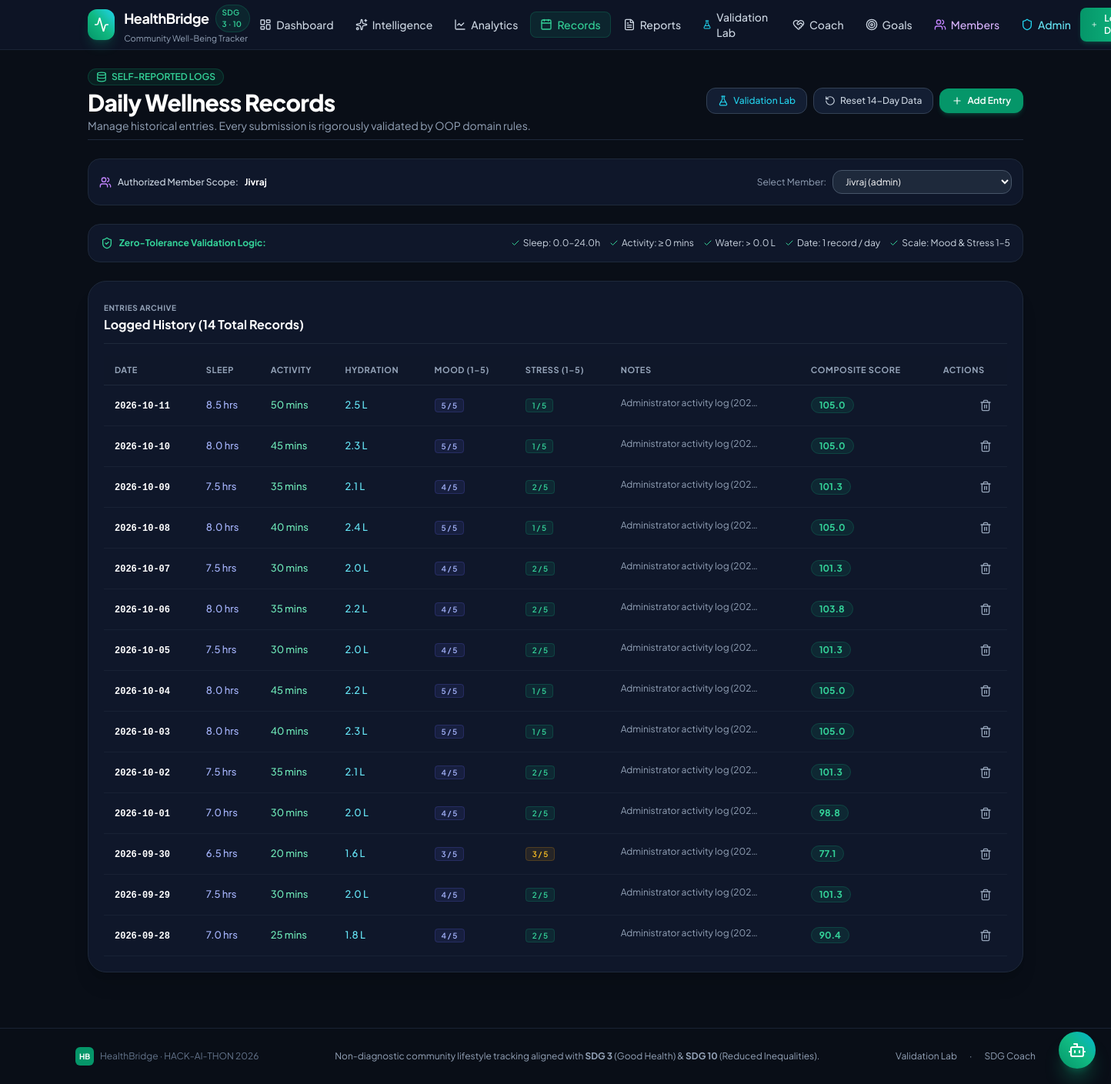
/records (signed in), run on the app's committed database.
### tables this page shows
CREATE TABLE users (
    id INTEGER PRIMARY KEY AUTOINCREMENT,
    user_id TEXT NOT NULL UNIQUE,
    full_name TEXT NOT NULL,
    email TEXT NOT NULL UNIQUE,
    password_hash TEXT NOT NULL,
    role TEXT NOT NULL DEFAULT 'normal_user' CHECK(role IN ('member', 'normal_user', 'manager', 'community_worker', 'admin', 'demo')),
    theme TEXT NOT NULL DEFAULT 'light' CHECK(theme IN ('light', 'dark')),
    bio TEXT DEFAULT '',
    sleep_target REAL NOT NULL DEFAULT 8.0,
    activity_target INTEGER NOT NULL DEFAULT 30,
    water_target REAL NOT NULL DEFAULT 2.0,
    weight_sleep REAL NOT NULL DEFAULT 0.40,
    weight_activity REAL NOT NULL DEFAULT 0.35,
    weight_water REAL NOT NULL DEFAULT 0.25,
    created_at TEXT NOT NULL DEFAULT CURRENT_TIMESTAMP
);

CREATE TABLE wellness_records (
    id INTEGER PRIMARY KEY AUTOINCREMENT,
    user_id INTEGER NOT NULL,
    record_date TEXT NOT NULL,
    sleep_hours REAL NOT NULL,
    activity_minutes INTEGER NOT NULL,
    water_litres REAL NOT NULL,
    mood_rating INTEGER,
    stress_level INTEGER,
    notes TEXT,
    created_at TEXT NOT NULL DEFAULT CURRENT_TIMESTAMP,
    FOREIGN KEY(user_id) REFERENCES users(id) ON DELETE CASCADE,
    UNIQUE(user_id, record_date)
);

### app.py (the view)
@app.route("/records")
@login_required
def records():
    member_id_raw = request.args.get("member_id")
    target_id = g.user["id"]
    if member_id_raw and member_id_raw.isdigit():
        req_id = int(member_id_raw)
        if not can_manage_user(g.user, req_id):
            return render_template("403.html", message="You do not have permission to view this user's private records."), 403
        target_id = req_id
    conn = get_db()
    target_user = conn.execute("SELECT * FROM users WHERE id = ?", (target_id,)).fetchone()
    if not target_user:
        conn.close()
        flash("Requested member does not exist.", "error")
        return redirect(url_for("records"))
    record_rows = conn.execute(
        """
        SELECT * FROM wellness_records
        WHERE user_id = ?
        ORDER BY record_date DESC
        """,
        (target_id,),
    ).fetchall()
    oop_user, scoring_config = load_user_oop(conn, target_id)
    managed_members = []
    if g.user["role"] == "admin":
        managed_members = conn.execute("SELECT * FROM users ORDER BY full_name ASC").fetchall()
    elif g.user["role"] in ("manager", "community_worker"):
        managed_members = conn.execute(
            "SELECT * FROM users WHERE role IN ('normal_user', 'member', 'demo') OR id = ? ORDER BY full_name ASC",
            (g.user["id"],),
        ).fetchall()
    conn.close()
    from analysis.scoring import WellnessScorer
    scorer = WellnessScorer(scoring_config)
    score_map = {r.date: scorer.score(r) for r in oop_user.records}
    return render_template(
        "records.html",
        records=record_rows,
        score_map=score_map,
        target_user=target_user,
        managed_members=managed_members,
        is_managing_other=(target_id != g.user["id"]),
    )

### templates/records.html (shortened to what this page needs)
{% extends 'base.html' %}
{% block content %}
<div class="space-y-6">
  <div class="flex flex-col sm:flex-row sm:items-center justify-between gap-4 pb-2 border-b border-slate-800">
    <div>
      <div class="inline-flex items-center gap-1.5 px-2.5 py-0.5 rounded-full bg-brand-500/10 text-brand-400 border border-brand-500/20 text-xs font-semibold mb-1">
        <i data-lucide="database" class="w-3.5 h-3.5"></i>
        <span>SELF-REPORTED LOGS</span>
      </div>
      <h1 class="text-2xl sm:text-3xl font-extrabold text-white tracking-tight">
        Daily Wellness Records
      </h1>
      <p class="text-xs sm:text-sm text-slate-400 mt-0.5">
        Manage historical entries. Every submission is rigorously validated by OOP domain rules.
      </p>
    </div>
    <div class="flex flex-wrap items-center gap-2">
      <a href="{{ url_for('validation_lab') }}" class="px-3.5 py-2 rounded-xl bg-surface-800 hover:bg-surface-700 border border-slate-700 text-xs text-accent-400 font-medium flex items-center gap-1.5 transition">
        <i data-lucide="flask-conical" class="w-3.5 h-3.5"></i>
        <span>Validation Lab</span>
      </a>
      <form method="post" action="{{ url_for('seed_demo_records') }}" class="inline" onsubmit="return confirm('Reset and restore 14-day sample records?');">
        <button type="submit" class="px-3.5 py-2 rounded-xl bg-surface-800 hover:bg-surface-700 border border-slate-700 text-xs text-slate-300 hover:text-white font-medium flex items-center gap-1.5 transition">
          <i data-lucide="rotate-ccw" class="w-3.5 h-3.5"></i>
          <span>Reset 14-Day Data</span>
        </button>
      </form>
      <button data-modal-open="addRecordModal" class="px-4 py-2 rounded-xl bg-brand-600 hover:bg-brand-500 text-white text-xs font-semibold shadow-md shadow-brand-500/20 flex items-center gap-1.5 transition">
        <i data-lucide="plus" class="w-3.5 h-3.5"></i>
        <span>Add Entry</span>
      </button>
    </div>
  </div>
  {% if managed_members and managed_members|length > 1 %}
  <div class="p-3.5 rounded-2xl bg-surface-850 border border-slate-800 flex flex-col sm:flex-row sm:items-center justify-between gap-3 text-xs">
    <div class="flex items-center gap-2 text-slate-300 font-medium">
      <i data-lucide="users" class="w-4 h-4 text-purple-400"></i>
      <span>Authorized Member Scope:</span>
      <span class="text-white font-bold">{{ target_user.full_name if target_user else g.user.full_name }}</span>
    </div>
    <form method="get" action="{{ url_for('records') }}" class="flex items-center gap-2">
      <label class="text-slate-400 text-xs">Select Member:</label>
      <select name="member_id" onchange="this.form.submit()" class="bg-surface-700 border border-slate-600 rounded-xl px-3 py-1.5 text-xs text-white focus:outline-none focus:border-brand-500">
        {% for mm in managed_members %}
          <option value="{{ mm.id }}" {% if target_user and target_user.id == mm.id %}selected{% endif %}>
            {{ mm.full_name }} ({{ mm.role }})
          </option>
        {% endfor %}
      </select>
    </form>
  </div>
  {% endif %}
  <div class="p-4 rounded-2xl bg-surface-850 border border-slate-800 flex flex-col md:flex-row md:items-center justify-between gap-3 text-xs">
    <div class="flex items-center gap-2 text-brand-400 font-bold">
      <i data-lucide="shield-check" class="w-4 h-4"></i>
      <span>Zero-Tolerance Validation Logic:</span>
    </div>
    <div class="flex flex-wrap items-center gap-3 text-slate-300">
      <span class="flex items-center gap-1"><i data-lucide="check" class="w-3 h-3 text-emerald-400"></i> Sleep: 0.0–24.0h</span>
      <span class="flex items-center gap-1"><i data-lucide="check" class="w-3 h-3 text-emerald-400"></i> Activity: &ge; 0 mins</span>
      <span class="flex items-center gap-1"><i data-lucide="check" class="w-3 h-3 text-emerald-400"></i> Water: &gt; 0.0 L</span>
      <span class="flex items-center gap-1"><i data-lucide="check" class="w-3 h-3 text-emerald-400"></i> Date: 1 record / day</span>
      <span class="flex items-center gap-1"><i data-lucide="check" class="w-3 h-3 text-emerald-400"></i> Scale: Mood &amp; Stress 1–5</span>
    </div>
  </div>
  <div class="bg-surface-850 border border-slate-800 rounded-3xl p-5 shadow-xl">
    <div class="flex items-center justify-between pb-3 border-b border-slate-800 mb-4">
      <div>
        <span class="text-[10px] uppercase font-bold text-slate-400 tracking-wider">Entries Archive</span>
        <h2 class="text-base font-bold text-white">Logged History ({{ records|length }} Total Records)</h2>
      </div>
    </div>
    {% if records %}
    <div class="overflow-x-auto">
      <table class="custom-table">
        <thead>
          <tr>
            <th>Date</th>
            <th>Sleep</th>
            <th>Activity</th>
            <th>Hydration</th>
            <th>Mood (1–5)</th>
            <th>Stress (1–5)</th>
            <th>Notes</th>
            <th>Composite Score</th>
            <th class="text-right">Actions</th>
          </tr>
        </thead>
        <tbody>
          {% for r in records %}
          <tr>
            <td>
              <strong class="font-mono text-xs text-white">{{ r.record_date }}</strong>
            </td>
            <td>
              <span class="text-indigo-300 font-medium">{{ '%.1f'|format(r.sleep_hours) }} hrs</span>
            </td>
            <td>
              <span class="text-emerald-300 font-medium">{{ r.activity_minutes }} mins</span>
            </td>
            <td>
              <span class="text-cyan-300 font-medium">{{ '%.1f'|format(r.water_litres) }} L</span>
            </td>
            <td>
              {% if r.mood_rating %}
                <span class="px-2 py-0.5 rounded text-[10px] font-semibold bg-indigo-500/10 text-indigo-300 border border-indigo-500/20">
                  {{ r.mood_rating }} / 5
                </span>
              {% else %}—{% endif %}
            </td>
            <td>
              {% if r.stress_level %}
                <span class="px-2 py-0.5 rounded text-[10px] font-semibold {% if r.stress_level <= 2 %}bg-emerald-500/10 text-emerald-400 border border-emerald-500/20{% elif r.stress_level == 3 %}bg-amber-500/10 text-amber-400 border border-amber-500/20{% else %}bg-rose-500/10 text-rose-400 border border-rose-500/20{% endif %}">
                  {{ r.stress_level }} / 5
                </span>
              {% else %}—{% endif %}
            </td>
            <td>
              <span class="text-xs text-slate-400 truncate max-w-[180px] inline-block">
                {{ r.notes or '—' }}
              </span>
            </td>
            <td>
              {% set s = score_map.get(r.record_date, 0) %}
              <span class="px-2.5 py-0.5 rounded-full text-xs font-bold {% if s >= 75 %}bg-emerald-500/10 text-emerald-400 border border-emerald-500/20{% elif s >= 50 %}bg-amber-500/10 text-amber-400 border border-amber-500/20{% else %}bg-rose-500/10 text-rose-400 border border-rose-500/20{% endif %}">
                {{ '%.1f'|format(s) }}
              </span>
            </td>
            <td class="text-right">
              <form method="post" action="{{ url_for('delete_record', record_id=r.id) }}" class="inline" onsubmit="return confirm('Delete entry for {{ r.record_date }}?');">
                <button type="submit" class="p-1.5 rounded-lg text-slate-400 hover:text-rose-400 hover:bg-rose-950/30 transition" title="Delete record">
                  <i data-lucide="trash-2" class="w-4 h-4"></i>
                </button>
              </form>
            </td>
          </tr>
          {% endfor %}
        </tbody>
      </table>
    </div>
    {% endif %}
  </div>
</div>
{% endblock %}

### data on the page
users: full_name "Jivraj"
wellness_records: record_date "2026-10-11", sleep_hours "8.5", activity_minutes "50", water_litres "2.5", mood_rating "5", stress_level "1", notes "Administrator activity log (202…", s "105.0"
wellness_records: record_date "2026-10-10", sleep_hours "8.0", activity_minutes "45", water_litres "2.3", mood_rating "5", stress_level "1", notes "Administrator activity log (202…", s "105.0"
wellness_records: record_date "2026-10-09", sleep_hours "7.5", activity_minutes "35", water_litres "2.1", mood_rating "4", stress_level "2", notes "Administrator activity log (202…", s "101.3"
wellness_records: record_date "2026-10-08", sleep_hours "8.0", activity_minutes "40", water_litres "2.4", mood_rating "5", stress_level "1", notes "Administrator activity log (202…", s "105.0"
wellness_records: record_date "2026-10-07", sleep_hours "7.5", activity_minutes "30", water_litres "2.0", mood_rating "4", stress_level "2", notes "Administrator activity log (202…", s "101.3"
wellness_records: record_date "2026-10-06", sleep_hours "8.0", activity_minutes "35", water_litres "2.2", mood_rating "4", stress_level "2", notes "Administrator activity log (202…", s "103.8"
wellness_records: record_date "2026-10-05", sleep_hours "7.5", activity_minutes "30", water_litres "2.0", mood_rating "4", stress_level "2", notes "Administrator activity log (202…", s "101.3"
wellness_records: record_date "2026-10-04", sleep_hours "8.0", activity_minutes "45", water_litres "2.2", mood_rating "5", stress_level "1", notes "Administrator activity log (202…", s "105.0"
wellness_records: record_date "2026-10-03", sleep_hours "8.0", activity_minutes "40", water_litres "2.3", mood_rating "5", stress_level "1", notes "Administrator activity log (202…", s "105.0"
wellness_records: record_date "2026-10-02", sleep_hours "7.5", activity_minutes "35", water_litres "2.1", mood_rating "4", stress_level "2", notes "Administrator activity log (202…", s "101.3"
wellness_records: record_date "2026-10-01", sleep_hours "7.0", activity_minutes "30", water_litres "2.0", mood_rating "4", stress_level "2", notes "Administrator activity log (202…", s "98.8"
wellness_records: record_date "2026-09-30", sleep_hours "6.5", activity_minutes "20", water_litres "1.6", mood_rating "3", stress_level "3", notes "Administrator activity log (202…", s "77.1"
wellness_records: record_date "2026-09-29", sleep_hours "7.5", activity_minutes "30", water_litres "2.0", mood_rating "4", stress_level "2", notes "Administrator activity log (202…", s "101.3"
wellness_records: record_date "2026-09-28", sleep_hours "7.0", activity_minutes "25", water_litres "1.8", mood_rating "4", stress_level "2", notes "Administrator activity log (202…", s "90.4"

### other printed values
{{ records|length }} "14"
form field member_id "Jivraj (admin)"
